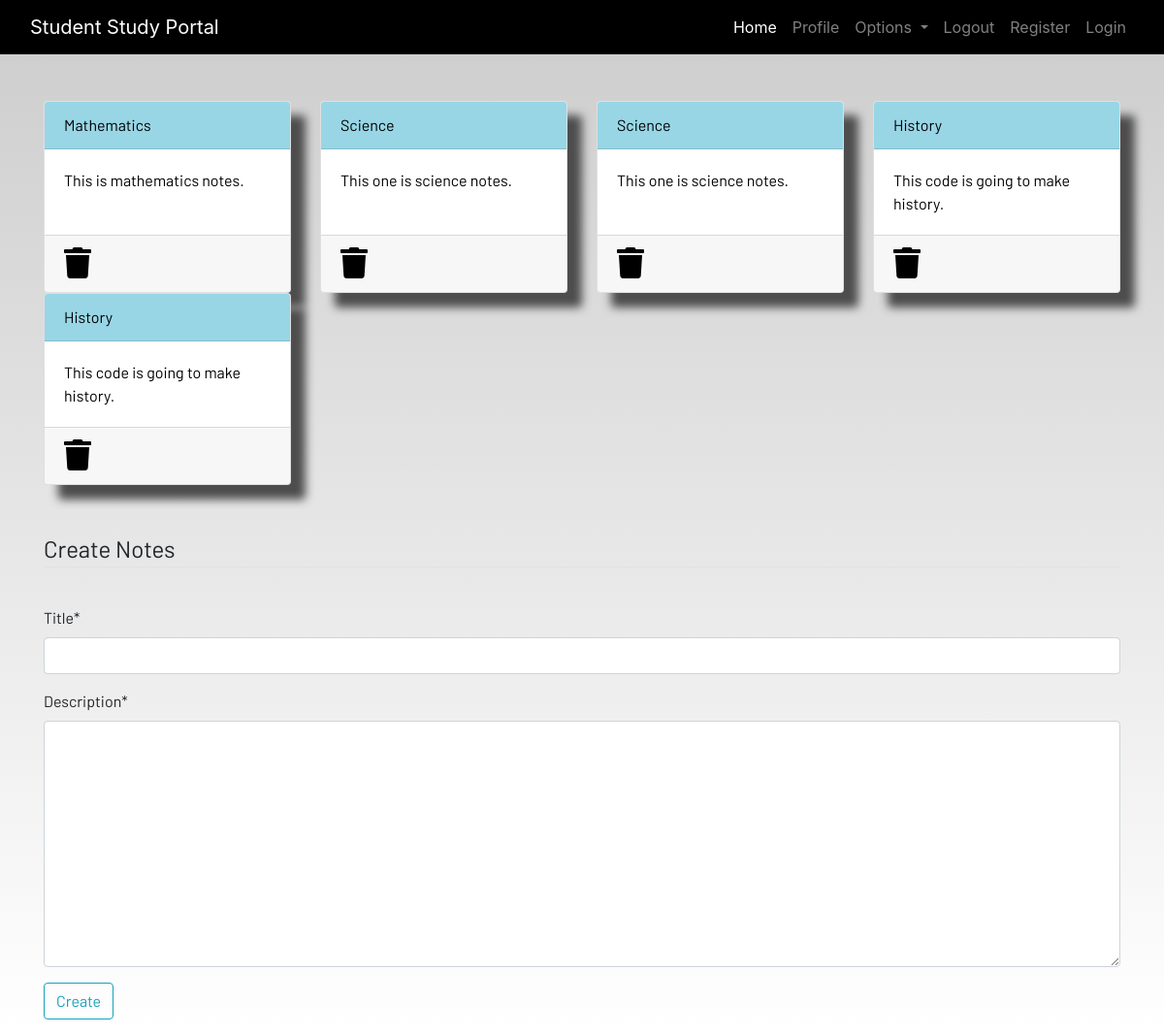
Screenshot of /notes (signed in) with the database file from the repository.
### dashboard/models.py (models this page shows, shortened)
class Notes(models.Model):
    Username = models.ForeignKey(User,on_delete=models.CASCADE)
    Title = models.CharField(max_length=200)
    description = models.TextField()
    class Meta:
        verbose_name = "notes"
        verbose_name_plural = "notes"

### dashboard/views.py (the view)
# urls.py: path('notes', views.notes, name="notes"),
def notes(request):
    if request.method == "POST":
        form = NotesForm(request.POST)
        if form.is_valid():
            notes = Notes(Username=request.user, Title = request.POST['Title'], description = request.POST['description'])
            notes.save()
        messages.success(request,f"Notes added from {request.user.username} successfully.")
    else:
        form = NotesForm()
    notes = Notes.objects.filter(Username=request.user)
    context = {'notes': notes, 'form': form}
    return render(request, 'dashboard/notes.html', context)

### dashboard/forms.py
class NotesForm(forms.ModelForm):
    class Meta:
        model = Notes
        fields = ['Title','description']

### dashboard/templates/dashboard/notes.html (shortened to what this page needs)
{% extends 'dashboard/base.html' %}
{% load static %}
{% block content %}
{% load crispy_forms_tags %}
<div class="container">
    <div class="row">
        {% for note in notes %}
        <div class="col-md-3">
            <a href="{% url 'notes-detail' note.id %}">
                <div class="card">
                    <div class="card-header">{{note.Title}}</div>
                    <div class="card-body">{{note.description|slice:"0:100"}}</div>
                    <div class="card-footer mt-auto "><a href="{% url 'delete-note' note.id %}">
                        <i class="fa fa-trash fa-2x"></i></a>
                    </div>
                </div>
            </a>
        </div>
        {% endfor %}
        <br><br>
    </div>
</div>
<br><br>
<div class="container">
    <form method="POST">
        <fieldset class="form-group">
            <legend class="border-bottom mb-4">Create Notes</legend>
        </fieldset>
        {{form|crispy}}
        <div class="form-group">
            <button href="" class="btn btn-outline-info" type="submit">
                Create
            </button>
        </div>
    </form>
</div>
{% endblock content %}

### static/css/main.css (style rules this page uses)
html { scroll-behavior: smooth; height: 100%; width: 100%; }
.card { box-shadow: 15px 15px 10px rgb(78, 77, 77); }
a { text-decoration: none !important; color: black; }
.card-header { color: black !important; background: rgb(152, 214, 230) !important; transition: 0.3s ease-in; }
html, body { max-width: 100%; overflow-x: hidden; height: 100%; width: 100%; }
body { background: linear-gradient(rgba(0, 0, 0, 0.2), rgba(255, 255, 255, 0.5)); overflow-x: hidden; background-repeat: no-repeat; }
.card-header { background-color: rgb(133, 204, 231); }
.col-md-3 .card { width: 100%; height: 100%; }
.fa { color: black; }

### rows the page displays
Notes: Title "Mathematics", description "This is mathematics notes."
Notes: Title "Science", description "This one is science notes."
Notes: Title "Science", description "This one is science notes."
Notes: Title "History", description "This code is going to make history."
Notes: Title "History", description "This code is going to make history."
